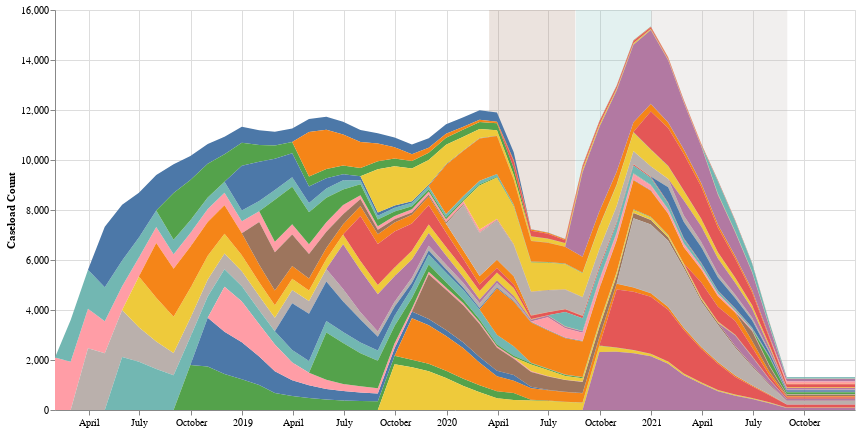

The notebook cell this image was saved under:
### Code cell
#hideinput
monthly_team_capacity = 33780

aggregation = {
         'Open Count': ('Open Count','sum'),

   'Total Cases': ('Case Count','sum'),
}
legend_order = caseload_data_by_month['Opened Month'].unique()
backlog_data_byday = caseload_data_by_month.groupby(['Year Span', 'Age Category','CASE_OPENED_DT','Opened Month']) \
.agg(** aggregation).reset_index()

montly_backlog_all = alt.Chart(backlog_data_byday).transform_filter(
    "datum['Open Count'] > 0"

).mark_area().encode(
    y = alt.Y("sum(Open Count):Q", axis=alt.Axis(title='Caseload Count') ),
    x = alt.X("Year Span:T",  scale=alt.Scale(zero=False) ),
   color = alt.Color("Opened Month:N", sort=legend_order , legend=None),
    tooltip=['CASE_OPENED_DT:T']
).properties(
    width=800,
    height=400
)

source3 = [{
            'Team Capacity': monthly_team_capacity,
            'tooltip':'Montly Team Capacity'
          }]
source3 = pd.DataFrame(source3)
line = alt.Chart(source3).mark_rule(color='firebrick').encode(
    y=   alt.Y( 'Team Capacity', axis=None) ,
    size=alt.SizeValue(1),
    tooltip = ['Team Capacity']
)
# .transform_filter(
#     brush
# )

source2 = [{
            'start': '2020-03-17T00:00:00.000000000',
            'end': '2020-08-18T00:00:00.000000000',
            'event': 'Covid Shutdown'
          },
          {            
            'start': '2020-08-19T00:00:00.000000000',
            'end': '2021-01-01T00:00:00.000000000',
            'event': 'Post-Covid Start up'
          },
          {            
            'start': '2021-01-01T00:00:00.000000000',
            'end': '2021-09-01T00:00:00.000000000',
            'event': 'DMER Shutdown'
          }
]


source2 = pd.DataFrame(source2)
rect = alt.Chart(source2).mark_rect(
    opacity=.2
).encode(
    x=alt.X('start:T', axis=alt.Axis(title='') ),
    x2=alt.X2('end:T'), # , axis=alt.Axis(title='') ),
#    color='event:N',
    color=alt.Color('event:N'), # legend=None),
    tooltip='event:N'
)
(rect + montly_backlog_all)
# .resolve_axis(
#     x='independent',
#     #x2='independent' #+ line
# )

### Figure 1 — Vega-Lite specification as saved in the notebook (floating-point values rounded to 4 significant figures; data arrays with more than 128 entries replaced by an {"elided": "..."} marker saying what was removed)
{"config": {"view": {"continuousWidth": 400, "continuousHeight": 300}}, "layer": [{"data": {"name": "data-a364d4148a18120defb0fc79c672ada3"}, "mark": {"type": "rect", "opacity": 0.2}, "encoding": {"color": {"type": "nominal", "field": "event"}, "tooltip": {"type": "nominal", "field": "event"}, "x": {"type": "temporal", "axis": {"title": ""}, "field": "start"}, "x2": {"field": "end"}}}, {"data": {"name": "data-f283a967f744ff6e74358886b2c287dc"}, "mark": "area", "encoding": {"color": {"type": "nominal", "field": "Opened Month", "legend": null, "sort": ["Jan-2018", "Feb-2018", "Mar-2018", "Apr-2018", "May-2018", "Jun-2018", "Jul-2018", "Aug-2018", "Sep-2018", "Oct-2018", "Nov-2018", "Dec-2018", "Jan-2019", "Feb-2019", "Mar-2019", "Apr-2019", "May-2019", "Jun-2019", "Jul-2019", "Aug-2019", "Sep-2019", "Oct-2019", "Nov-2019", "Dec-2019", "Jan-2020", "Feb-2020", "Mar-2020", "Apr-2020", "May-2020", "Jun-2020", "Jul-2020", "Aug-2020", "Sep-2020", "Oct-2020", "Nov-2020", "Dec-2020", "Jan-2021", "Feb-2021", "Mar-2021", "Apr-2021", "May-2021", "Jun-2021", "Jul-2021", "Aug-2021"]}, "tooltip": [{"type": "temporal", "field": "CASE_OPENED_DT"}], "x": {"type": "temporal", "field": "Year Span", "scale": {"zero": false}}, "y": {"type": "quantitative", "aggregate": "sum", "axis": {"title": "Caseload Count"}, "field": "Open Count"}}, "height": 400, "transform": [{"filter": "datum['Open Count'] > 0"}], "width": 800}], "$schema": "https://vega.github.io/schema/vega-lite/v4.8.1.json", "datasets": {"data-a364d4148a18120defb0fc79c672ada3": [{"start": "2020-03-17T00:00:00.000000000", "end": "2020-08-18T00:00:00.000000000", "event": "Covid Shutdown"}, {"start": "2020-08-19T00:00:00.000000000", "end": "2021-01-01T00:00:00.000000000", "event": "Post-Covid Start up"}, {"start": "2021-01-01T00:00:00.000000000", "end": "2021-09-01T00:00:00.000000000", "event": "DMER Shutdown"}], "data-f283a967f744ff6e74358886b2c287dc": {"elided": "2332 records"}}}
